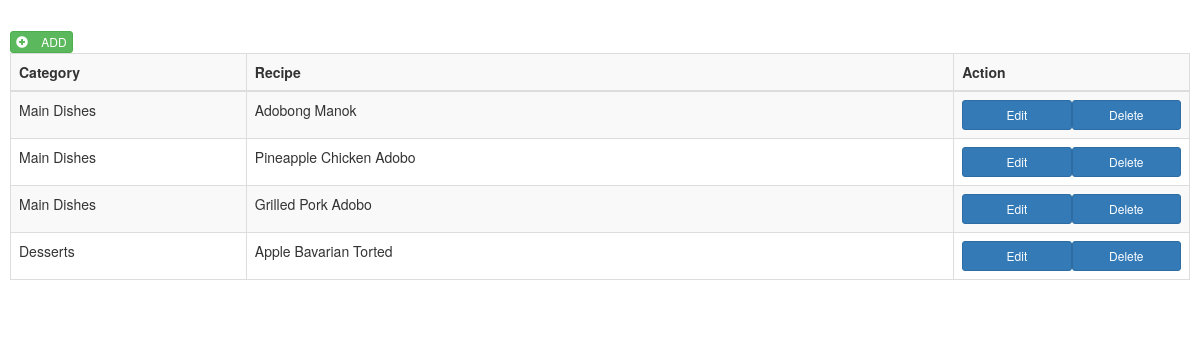
The page / on the database its author committed.
### tables this page shows
CREATE TABLE IF NOT EXISTS `recipe` (
  `recipe_id` int(11) NOT NULL AUTO_INCREMENT,
  `recipe_name` varchar(50) NOT NULL,
  `ingredients` text NOT NULL,
  `category_id_fk` int(11) NOT NULL,
  PRIMARY KEY (`recipe_id`)
);

CREATE TABLE IF NOT EXISTS `category` (
  `category_id` int(11) NOT NULL AUTO_INCREMENT,
  `category_name` varchar(50) NOT NULL,
  PRIMARY KEY (`category_id`)
);

### app/core/Controller.php (called while the page is built, shortened)
<?php
	class Controller {
		public function view($view, $data = []) {
			require_once '../app/views/' . $view .'.php';
		}
	}

### app/controllers/recipe.php (called while the page is built, shortened)
<?php
	class Recipe extends Controller {
		public function index() {
			$recipe = $this->model('Recipes');
			$result = $recipe->getRecipes();
			$category = $recipe->getCategory();
			$this->view('recipe/index', ['recipe' => $result,'category' => $category]);
		}
	}

### app/core/App.php (called while the page is built, shortened)
<?php
	class App {
		protected $method = 'index';
		function __construct() {
			$url = $this->parseUrl();
			$this->controller = new $this->controller;
			$this->params = $url ? array_values($url) : [];
			call_user_func_array([$this->controller, $this->method], $this->params);
		}
	}

### public/index.php (called while the page is built, shortened)
<?php
$app = new App;

### app/models/Recipes.php (called while the page is built, shortened)
<?php
	class Recipes {
		protected $db;
		function __construct() {
			$connection = new Database;
			$this->db = $connection->db();
		}
		public function getRecipes() {
			$query = "SELECT * FROM recipe AS r LEFT JOIN category AS c ON r.category_id_fk = c.category_id";
			$result = $this->db->query($query);
			if($result->num_rows > 0) {
				$array = [];
				while($row = $result->fetch_assoc()) {
					$array[] = $row;
				}
				return $array;
			}
		}
	}

### app/core/Database.php (called while the page is built)
<?php
	class Database {
		protected $database;
		function __construct() {
			$this->database = new mysqli(HOST,USERNAME,PASSWORD,DATABASE);
		}
		public function db() {
			try {
				if($this->database == true) {
					return $this->database;
				} else {
					return false;
				}
			} catch (Exception $e) {
				error_log($e->getMessage());
			}
		}
	}

### app/views/recipe/index.php (the view, shortened to what this page needs)
<!DOCTYPE html>
<html>
<head>
	<link rel="stylesheet" type="text/css" href="../../public/assets/bootstrap/css/bootstrap.min.css">
	<link rel="stylesheet" type="text/css" href="../../public/assets/bootstrap/css/bootstrap.css">
</head>
<body>
	<div class="container">
		<div class="row">
			<button class="btn btn-success btn-xs" data-toggle="modal" data-target="#addModal">
	        	<span class="glyphicon glyphicon-plus-sign" style="margin-right: 10px;"></span>
	        	ADD
	      	</button>
	      	<?php if($data['recipe'] != null): ?>
			<table class="table table-striped table-bordered">
				<tr>
					<th>Category</th>
					<th>Recipe</th>
					<th>Action</th>
				</tr>
				<tbody>
					<?php foreach($data['recipe'] as $key => $values): ?>
						<tr>
							<td class="col-sm-1"><?php echo $values['category_name'] ?></td>
							<td class="col-sm-3"><?php echo $values['recipe_name']; ?></td>
							<td class="col-sm-1">
								<button type="button" class="btn btn-primary btn-sm col-sm-6" data-value="<?php echo $values['recipe_id']; ?>" data-toggle="modal" data-target="#updateModal" id="update-recipe">Edit</button>
								<a href="delete?recipe_id=<?php echo $values['recipe_id']; ?>" class="btn btn-primary btn-sm col-sm-6">Delete</a>
							</td>
						</tr>
					<?php endforeach ?>
				</tbody>
			</table>
			<?php else: ?>
				<center><h2>No Current Data</h2></center>
			<?php endif ?>
		</div>
	</div>
</body>
</html>

### app/views/recipe/index.php (style rules this page uses)
.container { margin-top: 20px; padding: 10px; }

### rows shown on the page
recipe: category.category_name "Main Dishes", recipe_name "Adobong Manok", $values['recipe_id'] 1 (drawn)
recipe: category.category_name "Main Dishes", recipe_name "Pineapple Chicken Adobo", $values['recipe_id'] 2 (drawn)
recipe: category.category_name "Main Dishes", recipe_name "Grilled Pork Adobo", $values['recipe_id'] 3 (drawn)
recipe: category.category_name "Desserts", recipe_name "Apple Bavarian Torted", $values['recipe_id'] 4 (drawn)
